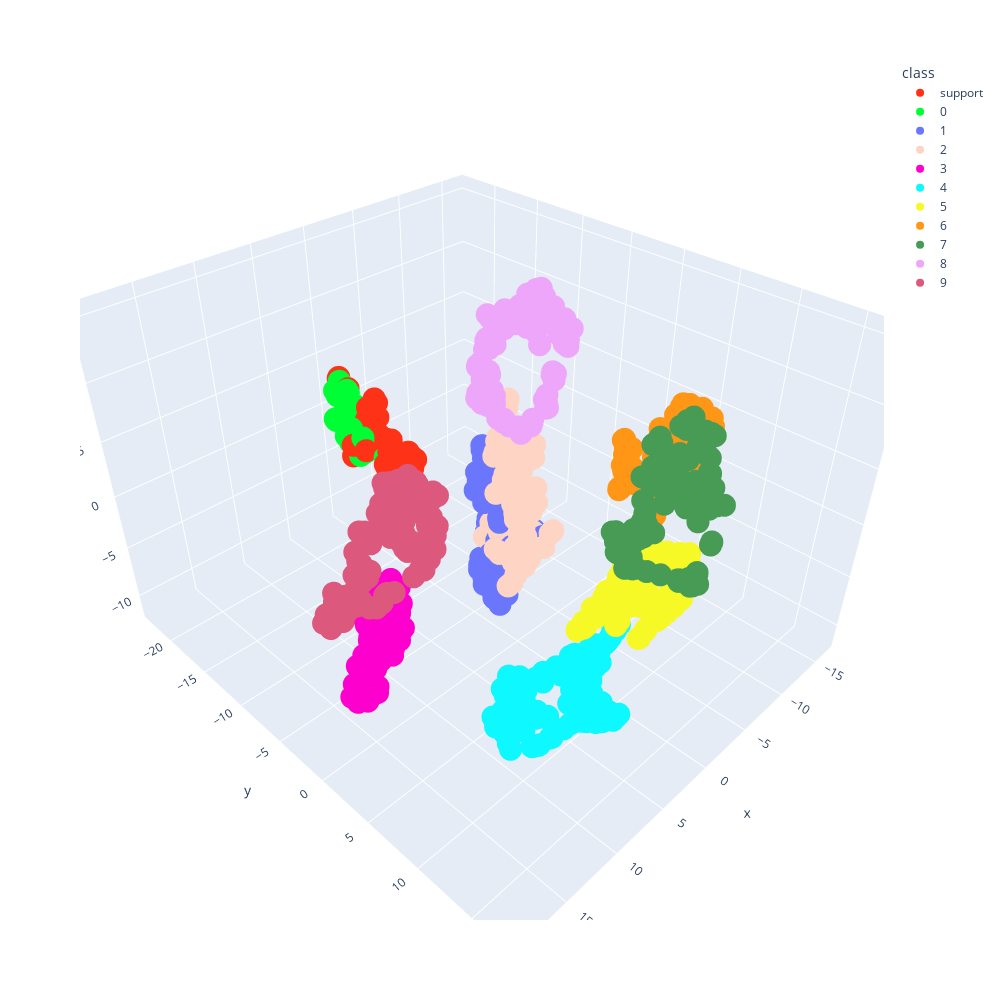

Notebook code for this chart:
### Code cell
tsne_embeddings = TSNE(
    n_components=3, learning_rate="auto", init="random", perplexity=20
).fit_transform(np.concatenate([support_group, *[query_groups[i] for i in range(10)]]))
tsne_embeddings = pd.DataFrame(tsne_embeddings, columns=["x", "y", "z"])
tsne_embeddings["class"] = np.concatenate(
    [
        len(support_group) * ["support"],
        *[len(query_groups[i]) * [i] for i in range(10)],
    ]
)

fig = px.scatter_3d(
    tsne_embeddings,
    x="x",
    y="y",
    z="z",
    color="class",
    width=1000,
    height=1000,
    color_discrete_sequence=px.colors.qualitative.Light24,
)
fig.show()
